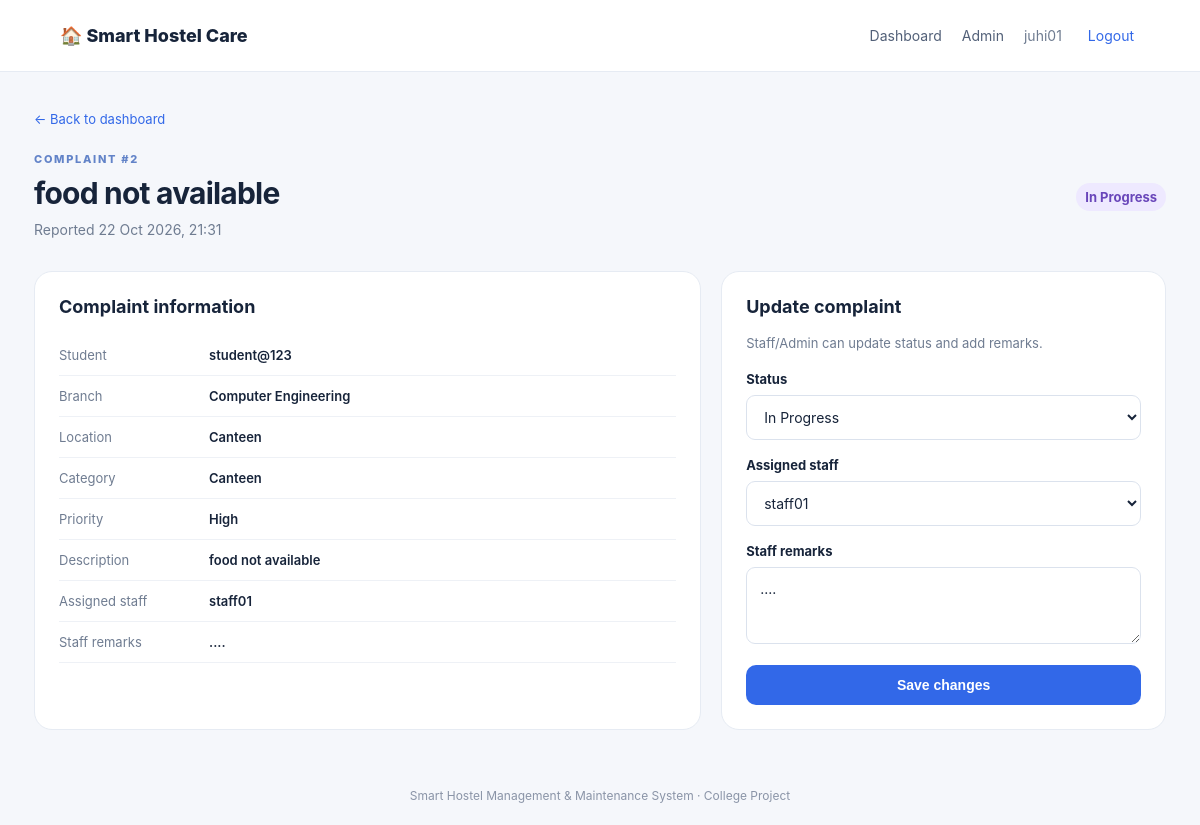
/complaint/2/ (signed in), run on the app's committed database.
### maintenance/models.py (models this page shows, shortened)
class Complaint(models.Model):
    STATUS_CHOICES = [
        ("Pending", "Pending"),
        ("In Progress", "In Progress"),
        ("Resolved", "Resolved"),
    ]
    LOCATION_CHOICES = [
        ("Hostel Room", "Hostel Room"),
        ("Canteen", "Canteen"),
        ("College Ground", "College Ground"),
        ("College Campus / Corridor", "College Campus / Corridor"),
        ("Classroom", "Classroom"),
        ("Washroom", "Washroom"),
        ("Library", "Library"),
        ("Hostel Common Area", "Hostel Common Area"),
        ("Other", "Other"),
    ]
    CATEGORY_CHOICES = [
        ("Electrical", "Electrical"),
        ("Plumbing / Water", "Plumbing / Water"),
        ("Cleaning", "Cleaning"),
        ("Furniture", "Furniture"),
        ("Internet / Wi-Fi", "Internet / Wi-Fi"),
        ("Canteen", "Canteen"),
        ("Other", "Other"),
    ]
    PRIORITY_CHOICES = [("Low", "Low"), ("Medium", "Medium"), ("High", "High"), ("Urgent", "Urgent")]
    student = models.ForeignKey(User, on_delete=models.CASCADE, related_name="hostel_complaints")
    branch = models.ForeignKey(Branch, on_delete=models.PROTECT)
    location = models.CharField(max_length=50, choices=LOCATION_CHOICES)
    room_number = models.CharField(max_length=20, blank=True)
    category = models.CharField(max_length=50, choices=CATEGORY_CHOICES)
    priority = models.CharField(max_length=10, choices=PRIORITY_CHOICES, default="Medium")
    title = models.CharField(max_length=120)
    description = models.TextField()
    photo = models.ImageField(upload_to="complaints/", blank=True, null=True)
    status = models.CharField(max_length=20, choices=STATUS_CHOICES, default="Pending")
    assigned_staff = models.ForeignKey(User, on_delete=models.SET_NULL, null=True, blank=True, related_name="assigned_complaints")
    staff_remarks = models.TextField(blank=True)
    created_at = models.DateTimeField(auto_now_add=True)
    updated_at = models.DateTimeField(auto_now=True)

class Branch(models.Model):
    name = models.CharField(max_length=100, unique=True)

### maintenance/views.py (the view)
# urls.py: path("complaint/<int:pk>/", views.complaint_detail, name="complaint_detail"),
@login_required
def complaint_detail(request, pk):
    complaint = get_object_or_404(Complaint.objects.select_related("branch", "student", "assigned_staff"), pk=pk)
    if not (request.user.is_staff or request.user.is_superuser) and complaint.student_id != request.user.id:
        messages.error(request, "You do not have permission to view this complaint.")
        return redirect("dashboard")
    status_form = None
    if request.user.is_staff or request.user.is_superuser:
        if request.method == "POST":
            status_form = StatusForm(request.POST, instance=complaint)
            if status_form.is_valid():
                status_form.save()
                messages.success(request, "Complaint updated.")
                return redirect("complaint_detail", pk=complaint.pk)
        else:
            status_form = StatusForm(instance=complaint)
    return render(request, "complaint_detail.html", {"complaint": complaint, "status_form": status_form})

### maintenance/forms.py
class StatusForm(forms.ModelForm):
    class Meta:
        model = Complaint
        fields = ["status", "assigned_staff", "staff_remarks"]
        widgets = {"staff_remarks": forms.Textarea(attrs={"rows": 3})}

### templates/complaint_detail.html (shortened to what this page needs)
{% extends 'base.html' %}
{% block content %}
<a class="back-link" href="{% url 'dashboard' %}">← Back to dashboard</a>
<div class="page-heading"><div><span class="eyebrow">COMPLAINT #{{ complaint.id }}</span><h1>{{ complaint.title }}</h1><p>Reported {{ complaint.created_at|date:"d M Y, H:i" }}</p></div><span class="status large {{ complaint.status|slugify }}">{{ complaint.status }}</span></div>
<div class="detail-grid">
  <section class="panel detail-panel"><h2>Complaint information</h2>
    <dl>
      <dt>Student</dt><dd>{{ complaint.student.username }}</dd>
      <dt>Branch</dt><dd>{{ complaint.branch.name }}</dd>
      <dt>Location</dt><dd>{{ complaint.location }}</dd>
      <dt>Category</dt><dd>{{ complaint.category }}</dd><dt>Priority</dt><dd>{{ complaint.priority }}</dd>
      <dt>Description</dt><dd>{{ complaint.description }}</dd>
      <dt>Assigned staff</dt><dd>{{ complaint.assigned_staff.username|default:"Not assigned" }}</dd>
      <dt>Staff remarks</dt><dd>{{ complaint.staff_remarks|default:"No remarks yet" }}</dd>
    </dl>
  </section>
  {% if status_form %}<section class="panel detail-panel"><h2>Update complaint</h2><p>Staff/Admin can update status and add remarks.</p>
    <form method="post" class="stack-form">{% csrf_token %}
      {% for field in status_form %}<div class="field"><label>{{ field.label }}</label>{{ field }}{% for error in field.errors %}<small class="error">{{ error }}</small>{% endfor %}</div>{% endfor %}
      <button class="btn full" type="submit">Save changes</button>
    </form>
  </section>{% endif %}
</div>
{% endblock %}

### templates/base.html (shortened to what this page needs)
{% load static %}
<!doctype html>
<html lang="en">
<head>
  <link rel="stylesheet" href="{% static 'css/style.css' %}">
</head>
<body>
<header class="topbar">
  <a class="brand" href="{% url 'home' %}">🏠 Smart Hostel Care</a>
  <nav>
    {% if user.is_authenticated %}
      <a href="{% url 'dashboard' %}">Dashboard</a>
      {% if user.is_staff or user.is_superuser %}<a href="/admin/">Admin</a>{% endif %}
      <span class="user-label">{{ user.username }}</span>
      <form class="logout-form" method="post" action="{% url 'logout' %}">{% csrf_token %}<button class="link-button">Logout</button></form>
    {% else %}
      <a href="{% url 'login' %}">Login</a><a href="{% url 'register' %}">Student Register</a>
    {% endif %}
  </nav>
</header>
<main class="container">
  {% block content %}{% endblock %}
</main>
<footer>Smart Hostel Management &amp; Maintenance System · College Project</footer>
</body></html>

### static/css/style.css (style rules this page uses)
:root { --ink:#17243a;--muted:#6f7c91;--blue:#3268e8;--line:#e6ebf3;--bg:#f5f7fb;--green:#18835b;--orange:#b96a12;--purple:#7654c8 }
* { box-sizing:border-box }
body { margin:0;background:var(--bg);font-family:Inter,Segoe UI,Arial,sans-serif;color:var(--ink) }
a { color:var(--blue);text-decoration:none }
.topbar { height:72px;background:#fff;border-bottom:1px solid var(--line);display:flex;align-items:center;justify-content:space-between;padding:0 max(5%,calc((100% - 1180px)/2));gap:20px }
.brand { font-size:18px;font-weight:800;color:var(--ink);white-space:nowrap }
.topbar nav { display:flex;align-items:center;gap:20px;font-size:14px }
.topbar nav a { color:#526078 }
.user-label { color:var(--muted) }
.logout-form { margin:0 }
.link-button { border:0;background:none;color:var(--blue);font:inherit;cursor:pointer }
.container { max-width:1180px;margin:36px auto;padding:0 24px;min-height:75vh }
.eyebrow { font-size:11px;letter-spacing:1.7px;font-weight:800;color:#6283c8 }
.btn { display:inline-flex;justify-content:center;align-items:center;background:var(--blue);color:white;border:0;border-radius:10px;padding:12px 18px;font-weight:700;font-size:14px;cursor:pointer }
.feature,.panel,.stat-card { background:#fff;border:1px solid var(--line);border-radius:16px }
.feature p,.panel-head p,.page-heading p { color:var(--muted);font-size:14px;line-height:1.6;margin:5px 0 }
.page-heading { display:flex;justify-content:space-between;align-items:center;gap:20px;margin-bottom:25px }
.page-heading h1 { font-size:30px;letter-spacing:-.8px;margin:8px 0 }
.panel { overflow:hidden }
.panel-head h2,.detail-panel h2 { margin:0;font-size:18px }
.status,.priority { display:inline-block;border-radius:30px;padding:6px 9px;font-size:11px;font-weight:700;background:#eef1f6;color:#647086 }
.status.in-progress { background:#eee9ff;color:#6946ba }
.status.large { font-size:13px }
.form-card,.detail-panel { background:#fff;border:1px solid var(--line);border-radius:18px;padding:28px }
.field { margin-bottom:17px }
.field label { display:block;font-weight:700;font-size:13px;margin-bottom:8px }
.field input,.field select,.field textarea { width:100%;padding:12px 13px;border:1px solid #dbe2ed;border-radius:9px;background:#fff;font:inherit;font-size:14px;color:var(--ink) }
.full { width:100% }
.detail-grid { display:grid;grid-template-columns:1.2fr .8fr;gap:20px }
.detail-panel { padding:24px }
.detail-panel h2 { margin-bottom:18px }
.detail-panel p { color:var(--muted);font-size:13px }
.detail-panel dl { display:grid;grid-template-columns:150px 1fr;gap:0;margin:0 }
.detail-panel dt,.detail-panel dd { padding:12px 0;border-bottom:1px solid #eef1f6;font-size:13px;overflow-wrap:anywhere }
.detail-panel dt { color:var(--muted) }
.detail-panel dd { margin:0;font-weight:600 }
.stack-form { margin-top:20px }
.back-link { display:inline-block;margin-bottom:20px;font-size:13px }
footer { text-align:center;color:#8a94a7;font-size:12px;padding:22px }

### data on the page
Complaint: id "2", title "food not available", created_at "22 Oct 2026, 21:31", status "In Progress", student.username "student@123", branch.name "Computer Engineering", location "Canteen", category "Canteen", priority "High", description "food not available", assigned_staff.username "staff01", staff_remarks "....", status_form "In Progress" "staff01" "...."

### other printed values
{{ user.username }} "juhi01"
{{ field.label }} "Status" "Assigned staff" "Staff remarks"
